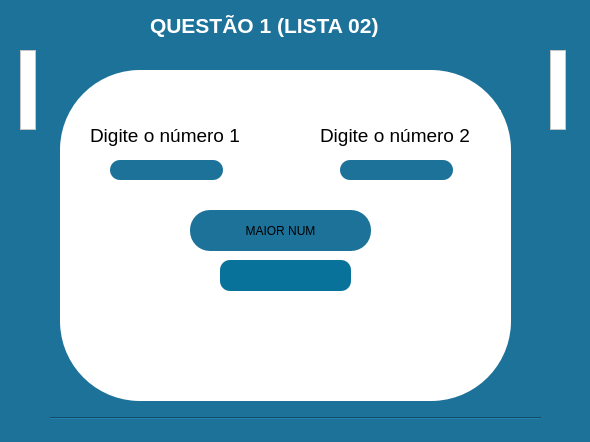
<?xml version="1.0" encoding="UTF-8"?>
<ui version="4.0">
 <class>MainWindow</class>
 <widget class="QMainWindow" name="MainWindow">
  <property name="geometry">
   <rect>
    <x>0</x>
    <y>0</y>
    <width>590</width>
    <height>442</height>
   </rect>
  </property>
  <property name="windowTitle">
   <string>MainWindow</string>
  </property>
  <property name="styleSheet">
   <string notr="true">background-color: rgb(29, 114, 154);</string>
  </property>
  <widget class="QWidget" name="centralwidget">
   <widget class="QWidget" name="widget" native="true">
    <property name="geometry">
     <rect>
      <x>60</x>
      <y>70</y>
      <width>451</width>
      <height>331</height>
     </rect>
    </property>
    <property name="styleSheet">
     <string notr="true">QWidget{
	background-color: rgb(255, 255, 255);
	border-radius:80px;
}
</string>
    </property>
    <widget class="QLabel" name="label">
     <property name="geometry">
      <rect>
       <x>30</x>
       <y>40</y>
       <width>181</width>
       <height>51</height>
      </rect>
     </property>
     <property name="text">
      <string>&lt;html&gt;&lt;head/&gt;&lt;body&gt;&lt;p&gt;&lt;span style=&quot; font-size:14pt;&quot;&gt;Digite o número 1&lt;/span&gt;&lt;/p&gt;&lt;/body&gt;&lt;/html&gt;</string>
     </property>
    </widget>
    <widget class="QLabel" name="label_2">
     <property name="geometry">
      <rect>
       <x>260</x>
       <y>40</y>
       <width>181</width>
       <height>51</height>
      </rect>
     </property>
     <property name="text">
      <string>&lt;html&gt;&lt;head/&gt;&lt;body&gt;&lt;p&gt;&lt;span style=&quot; font-size:14pt;&quot;&gt;Digite o número 2&lt;/span&gt;&lt;/p&gt;&lt;/body&gt;&lt;/html&gt;</string>
     </property>
    </widget>
    <widget class="QLineEdit" name="lineEdit1">
     <property name="geometry">
      <rect>
       <x>50</x>
       <y>90</y>
       <width>113</width>
       <height>20</height>
      </rect>
     </property>
     <property name="styleSheet">
      <string notr="true">QLineEdit{
	background-color: rgb(29, 114, 154);
	border-radius: 10px;
	font-size: 15px;
	text-align:center;
}</string>
     </property>
    </widget>
    <widget class="QLineEdit" name="lineEdit2">
     <property name="geometry">
      <rect>
       <x>280</x>
       <y>90</y>
       <width>113</width>
       <height>20</height>
      </rect>
     </property>
     <property name="styleSheet">
      <string notr="true">QLineEdit{
	background-color: rgb(29, 114, 154);
	border-radius: 10px;
	font-size: 15px;
	text-align:center;
}</string>
     </property>
    </widget>
    <widget class="QLabel" name="maiorNum">
     <property name="geometry">
      <rect>
       <x>160</x>
       <y>190</y>
       <width>131</width>
       <height>31</height>
      </rect>
     </property>
     <property name="styleSheet">
      <string notr="true">QLabel{
	background-color: rgb(9, 114, 154);
	border-radius: 10px;
	font-size: 15px;
	text-align:center;

}</string>
     </property>
     <property name="text">
      <string>&lt;html&gt;&lt;head/&gt;&lt;body&gt;&lt;p&gt;&lt;br/&gt;&lt;/p&gt;&lt;/body&gt;&lt;/html&gt;</string>
     </property>
    </widget>
    <widget class="QPushButton" name="mostrar">
     <property name="geometry">
      <rect>
       <x>130</x>
       <y>140</y>
       <width>181</width>
       <height>41</height>
      </rect>
     </property>
     <property name="styleSheet">
      <string notr="true">QPushButton{
	background-color: rgb(29, 114, 154);
	border-radius:20px;
}</string>
     </property>
     <property name="text">
      <string>MAIOR NUM</string>
     </property>
    </widget>
    <zorder>mostrar</zorder>
    <zorder>label</zorder>
    <zorder>label_2</zorder>
    <zorder>lineEdit1</zorder>
    <zorder>lineEdit2</zorder>
    <zorder>maiorNum</zorder>
   </widget>
   <widget class="QFrame" name="frame">
    <property name="geometry">
     <rect>
      <x>20</x>
      <y>50</y>
      <width>16</width>
      <height>80</height>
     </rect>
    </property>
    <property name="styleSheet">
     <string notr="true">background-color: rgb(255, 255, 255);</string>
    </property>
    <property name="frameShape">
     <enum>QFrame::StyledPanel</enum>
    </property>
    <property name="frameShadow">
     <enum>QFrame::Raised</enum>
    </property>
   </widget>
   <widget class="QFrame" name="frame_2">
    <property name="geometry">
     <rect>
      <x>550</x>
      <y>50</y>
      <width>16</width>
      <height>80</height>
     </rect>
    </property>
    <property name="styleSheet">
     <string notr="true">background-color: rgb(255, 255, 255);</string>
    </property>
    <property name="frameShape">
     <enum>QFrame::StyledPanel</enum>
    </property>
    <property name="frameShadow">
     <enum>QFrame::Raised</enum>
    </property>
   </widget>
   <widget class="Line" name="line">
    <property name="geometry">
     <rect>
      <x>50</x>
      <y>410</y>
      <width>491</width>
      <height>16</height>
     </rect>
    </property>
    <property name="orientation">
     <enum>Qt::Horizontal</enum>
    </property>
   </widget>
   <widget class="QLabel" name="label_4">
    <property name="geometry">
     <rect>
      <x>150</x>
      <y>10</y>
      <width>281</width>
      <height>31</height>
     </rect>
    </property>
    <property name="text">
     <string>&lt;html&gt;&lt;head/&gt;&lt;body&gt;&lt;p&gt;&lt;span style=&quot; font-size:16pt; font-weight:600; color:#ffffff;&quot;&gt;QUESTÃO 1 (LISTA 02)&lt;/span&gt;&lt;/p&gt;&lt;/body&gt;&lt;/html&gt;</string>
    </property>
   </widget>
  </widget>
 </widget>
 <resources/>
 <connections/>
</ui>
